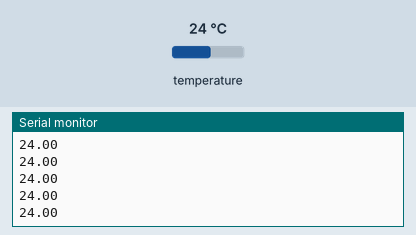
Recording of a sketch running on a simulated Arduino Uno, built with avr-gcc and run on an emulated ATmega328P. On the bench: the last lines printed to the serial monitor. Wiring (inferred from the names in the program): LM75 temperature sensor at I2C address 0x48. The inputs (shaded band) are chosen by the test bench; at power-on: temperature 24 °C.

Above: at 1.2 s.
1.3 s: temperature set to 12 °C
At 1.56 s:
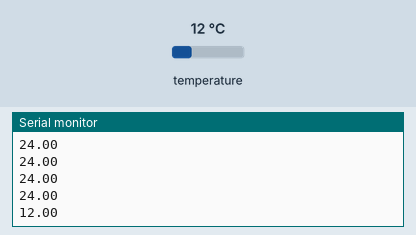
2.8 s: temperature set to 19 °C
At 2.97 s:
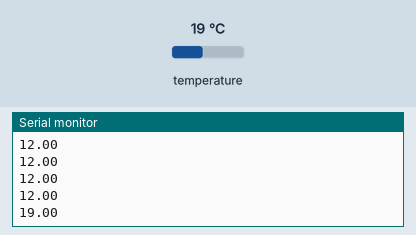
Timing chart, 0 to 5.8 s (numbered marks = the images above; inputs shaded):
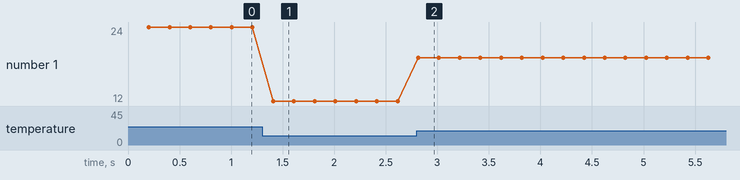

The sketch:

LM75A.ino
```cpp
//
// Teste do sensor de temperatura LM75A
//

#include <Wire.h>

// Endereço I2C do sensor
#define ADDR      0x48

// Registradores do sensor
#define REG_TEMP  0
#define REG_CONF  1
#define REG_THYST 2
#define REG_TOS   3

// Iniciação
// Obs: vamos usar a configuração padrão do LM75A
void setup() {
  Serial.begin (9600);
  Wire.begin();

  // Limites para teste
  WriteReg16 (REG_TOS, CodTemp(22.5));
  WriteReg16 (REG_THYST, CodTemp(21.0));
}

// Laço principal, lê e mostra a temperatura
void loop() {
  delay (200);  // dá um tempo para ler
  Serial.println (DecodTemp(ReadReg16(REG_TEMP)));
}

// Rotina para converter temperatura em celsius na
// representação usada no LM75A
int16_t CodTemp (float temp)
{
  return ((int16_t) (temp / 0.125)) << 5;
}

// Rotina para converter temperatura da
// representação usada no LM75A para celsius
float DecodTemp (int16_t val)
{
  val = val / 32;
  return ((float) val) * 0.125;
}

// Escreve um valor de 16 bits em um registrador
void WriteReg16 (byte reg, int16_t val)
{
  Wire.beginTransmission(ADDR);
  Wire.write(reg);
  Wire.write((val >> 8) & 0xFF);
  Wire.write(val & 0xFF);
  Wire.endTransmission();
}

// Le um valor de 16 bits de um registrador
int16_t ReadReg16 (byte reg)
{
  uint16_t val;

  // Seleciona o registrador
  Wire.beginTransmission(ADDR);
  Wire.write(reg);
  Wire.endTransmission();

  // Faz a leitura
  Wire.requestFrom(ADDR, 2);
  val = Wire.read() << 8;
  val |= Wire.read();
  return (int16_t) val;
}
```

Measured:
- after the input at 1.3 s, the serial monitor: prints a new line after 0.11 s (image 1)
- after the input at 2.8 s, the serial monitor: prints a new line at once (image 2)
- plotted number 1: 24 → 12 after the input at 1.3 s, 12 → 19 after the input at 2.8 s
